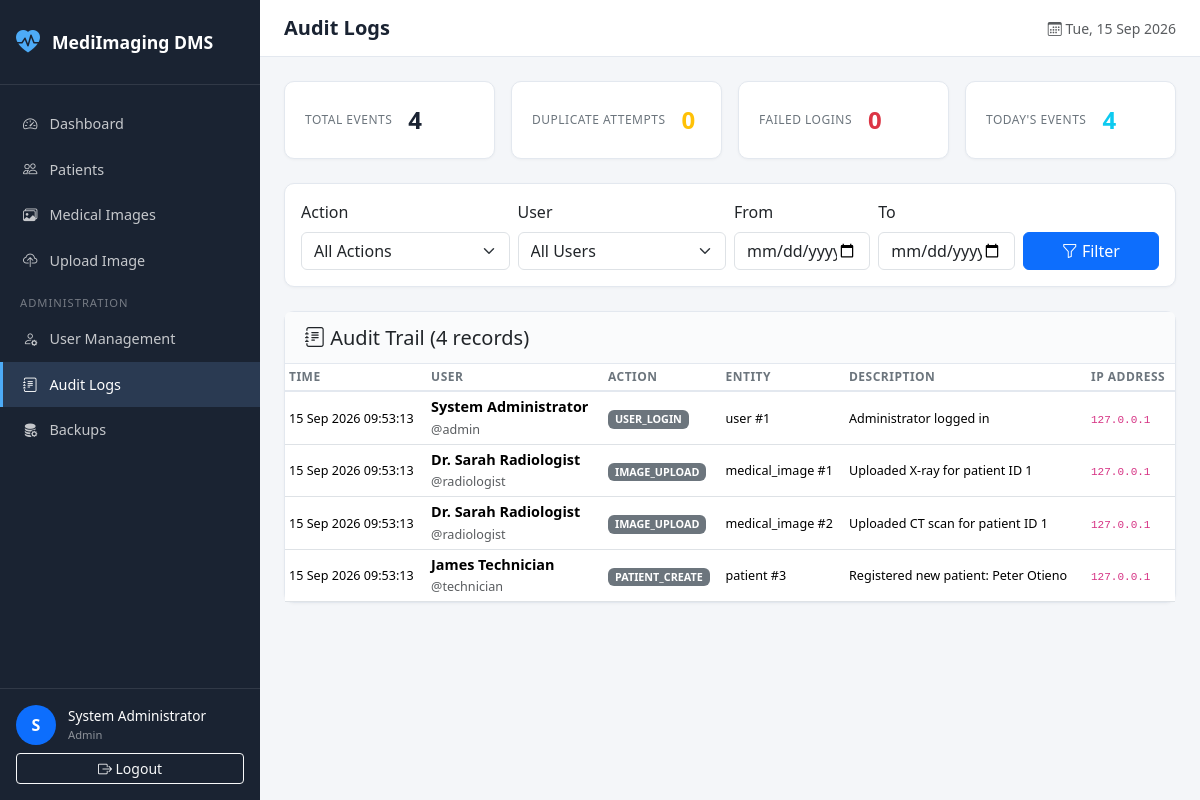
The app's page /index.php?page=audit (signed in) with its own data.
### tables this page shows
CREATE TABLE `users` (
  `user_id` INT UNSIGNED NOT NULL AUTO_INCREMENT,
  `full_name` VARCHAR(150) NOT NULL,
  `username` VARCHAR(50) NOT NULL,
  `email` VARCHAR(150) NOT NULL,
  `phone` VARCHAR(20) DEFAULT NULL,
  `password_hash` VARCHAR(255) NOT NULL,
  `role_id` INT UNSIGNED NOT NULL,
  `account_status` ENUM('active','disabled','locked') NOT NULL DEFAULT 'active',
  `failed_login_attempts` TINYINT UNSIGNED NOT NULL DEFAULT 0,
  `last_login` DATETIME DEFAULT NULL,
  `created_at` TIMESTAMP NOT NULL DEFAULT CURRENT_TIMESTAMP,
  `updated_at` TIMESTAMP NOT NULL DEFAULT CURRENT_TIMESTAMP ON UPDATE CURRENT_TIMESTAMP,
  PRIMARY KEY (`user_id`),
  UNIQUE KEY `uk_username` (`username`),
  UNIQUE KEY `uk_email` (`email`),
  KEY `idx_role_id` (`role_id`),
  KEY `idx_account_status` (`account_status`),
  CONSTRAINT `fk_users_role` FOREIGN KEY (`role_id`) 
    REFERENCES `roles` (`role_id`) ON UPDATE CASCADE ON DELETE RESTRICT
);

CREATE TABLE `audit_logs` (
  `log_id` BIGINT UNSIGNED NOT NULL AUTO_INCREMENT,
  `user_id` INT UNSIGNED DEFAULT NULL,
  `action` VARCHAR(80) NOT NULL,
  `entity_type` VARCHAR(50) DEFAULT NULL,
  `entity_id` INT UNSIGNED DEFAULT NULL,
  `description` TEXT DEFAULT NULL,
  `ip_address` VARCHAR(45) DEFAULT NULL,
  `user_agent` VARCHAR(255) DEFAULT NULL,
  `created_at` TIMESTAMP NOT NULL DEFAULT CURRENT_TIMESTAMP,
  PRIMARY KEY (`log_id`),
  KEY `idx_user_id` (`user_id`),
  KEY `idx_action` (`action`),
  KEY `idx_entity` (`entity_type`, `entity_id`),
  KEY `idx_created_at` (`created_at`),
  CONSTRAINT `fk_audit_user` FOREIGN KEY (`user_id`) 
    REFERENCES `users` (`user_id`) ON UPDATE CASCADE ON DELETE SET NULL
);

### controllers/AuditController.php (called while the page is built, shortened)
<?php
class AuditController
{
    public function index(): void
    {
        $filters = [
            'action' => $_GET['action'] ?? '',
            'user_id' => $_GET['user_id'] ?? '',
            'date_from' => $_GET['date_from'] ?? '',
            'date_to' => $_GET['date_to'] ?? '',
        ];
        $logs = AuditLog::getRecent(100, $filters);
        $stats = AuditLog::getStats();
        require APP_ROOT . '/views/audit/index.php';
    }
}

### core/Auth.php (called while the page is built, shortened)
<?php
class Auth
{
    private static ?array $user = null;
    public static function check(): bool
    {
        return isset($_SESSION['user_id']);
    }
    public static function user(): ?array
    {
        if (self::$user === null && self::check()) {
            $db = Database::getInstance();
            $stmt = $db->prepare("
                SELECT u.*, r.role_name
                FROM users u
                INNER JOIN roles r ON u.role_id = r.role_id
                WHERE u.user_id = ?
                LIMIT 1
            ");
            $stmt->execute([$_SESSION['user_id']]);
            self::$user = $stmt->fetch() ?: null;
        }
        return self::$user;
    }
    public static function role(): ?string
    {
        return $_SESSION['role'] ?? null;
    }
    public static function isRole(string ...$roles): bool
    {
        return in_array(self::role(), $roles, true);
    }
    public static function hasPermission(string $permission): bool
    {
        $permissions = [
            ROLE_ADMIN => [
                'manage_users', 'view_audit', 'perform_backup',
                'register_patient', 'edit_patient', 'view_patient',
                'upload_image', 'view_image', 'archive_image', 'search_records'
            ],
            ROLE_HEAD_NURSE => [
                'manage_nurses', 'assign_nurse_doctor', 'assign_nurse_patient',
                'manage_shifts', 'view_nursing_reports', 'view_department_audit',
                'view_patient', 'view_image', 'search_records'
            ],
            ROLE_RADIOLOGIST => [
                'view_patient', 'upload_image', 'view_image',
                'archive_image', 'search_records'
            ],
            ROLE_TECHNICIAN => [
                'register_patient', 'view_patient', 'upload_image',
                'view_image', 'search_records'
            ],
            ROLE_DOCTOR => [
                'view_patient', 'view_image', 'search_records'
            ],
            ROLE_RECORDS => [
                'register_patient', 'edit_patient', 'view_patient',
                'view_image', 'search_records'
            ],
        ];
        $role = self::role();
        return in_array($permission, $permissions[$role] ?? [], true);
    }
}

### core/Database.php (called while the page is built, shortened)
<?php
class Database
{
    private static ?PDO $instance = null;
    public static function getInstance(): PDO
    {
        if (self::$instance === null) {
            $config = require APP_ROOT . '/config/database.php';
            $dsn = sprintf(
                'mysql:host=%s;port=%d;dbname=%s;charset=%s',
                $config['host'],
                $config['port'],
                $config['database'],
                $config['charset']
            );
            try {
                self::$instance = new PDO(
                    $dsn,
                    $config['username'],
                    $config['password'],
                    $config['options']
                );
            } catch (PDOException $e) {
                error_log('Database connection failed: ' . $e->getMessage());
                if (defined('APP_ENV') && APP_ENV === 'development') {
                    die('Database connection failed: ' . $e->getMessage());
                }
                die('A system error occurred. Please try again later.');
            }
        }
        return self::$instance;
    }
}

### models/BaseModel.php (called while the page is built, shortened)
<?php
abstract class BaseModel
{
    protected static function db(): PDO
    {
        return Database::getInstance();
    }
}

### models/AuditLog.php (called while the page is built, shortened)
<?php
class AuditLog extends BaseModel
{
    public static function getRecent(int $limit = 50, array $filters = []): array
    {
        $sql = "SELECT al.*, u.full_name as user_name, u.username
                FROM audit_logs al
                LEFT JOIN users u ON al.user_id = u.user_id
                WHERE 1=1";
        $params = [];
        $sql .= " ORDER BY al.created_at DESC LIMIT " . (int) $limit;
        $stmt = self::db()->prepare($sql);
        $stmt->execute($params);
        return $stmt->fetchAll();
    }
    public static function getStats(): array
    {
        $sql = "SELECT
                    COUNT(*) as total,
                    SUM(CASE WHEN action = 'IMAGE_DUPLICATE_ATTEMPT' THEN 1 ELSE 0 END) as duplicate_attempts,
                    SUM(CASE WHEN action = 'USER_LOGIN_FAILED' THEN 1 ELSE 0 END) as failed_logins,
                    SUM(CASE WHEN DATE(created_at) = CURDATE() THEN 1 ELSE 0 END) as today_events
                FROM audit_logs";
        return self::db()->query($sql)->fetch();
    }
}

### config/database.php (called while the page is built)
<?php
return [
    'host'     => 'localhost',
    'port'     => 3306,
    'database' => 'medical_imaging_db',
    'username' => 'root',
    'password' => '',
    'charset'  => 'utf8mb4',
    'options'  => [
        PDO::ATTR_ERRMODE            => PDO::ERRMODE_EXCEPTION,
        PDO::ATTR_DEFAULT_FETCH_MODE => PDO::FETCH_ASSOC,
        PDO::ATTR_EMULATE_PREPARES   => false,
        PDO::ATTR_STRINGIFY_FETCHES  => false,
    ],
];

### views/audit/index.php (the view, shortened to what this page needs)
<?php
require APP_ROOT . '/views/layouts/main.php';
?>
<div class="row g-3 mb-4">
    <div class="col-md-3">
        <div class="stat-card">
            <span class="stat-label">Total Events</span>
            <span class="stat-value"><?= number_format($stats['total'] ?? 0) ?></span>
        </div>
    </div>
    <div class="col-md-3">
        <div class="stat-card">
            <span class="stat-label">Duplicate Attempts</span>
            <span class="stat-value text-warning"><?= $stats['duplicate_attempts'] ?? 0 ?></span>
        </div>
    </div>
    <div class="col-md-3">
        <div class="stat-card">
            <span class="stat-label">Failed Logins</span>
            <span class="stat-value text-danger"><?= $stats['failed_logins'] ?? 0 ?></span>
        </div>
    </div>
    <div class="col-md-3">
        <div class="stat-card">
            <span class="stat-label">Today's Events</span>
            <span class="stat-value text-info"><?= $stats['today_events'] ?? 0 ?></span>
        </div>
    </div>
</div>
<div class="card mb-4">
    <div class="card-body">
        <form method="GET" class="row g-2 align-items-end">
            <div class="col-md-3">
                <label class="form-label">Action</label>
                <select name="action" class="form-select">
                    <option value="">All Actions</option>
                </select>
            </div>
            <div class="col-md-3">
                <label class="form-label">User</label>
                <select name="user_id" class="form-select">
                    <option value="">All Users</option>
                </select>
            </div>
            <div class="col-md-2">
                <label class="form-label">From</label>
                <input type="date" name="date_from" class="form-control" value="<?= htmlspecialchars($filters['date_from'] ?? '') ?>">
            </div>
            <div class="col-md-2">
                <label class="form-label">To</label>
                <input type="date" name="date_to" class="form-control" value="<?= htmlspecialchars($filters['date_to'] ?? '') ?>">
            </div>
            <div class="col-md-2">
                <button type="submit" class="btn btn-primary w-100">
                    <i class="bi bi-funnel"></i> Filter
                </button>
            </div>
        </form>
    </div>
</div>
<div class="card">
    <div class="card-header">
        <h5 class="mb-0"><i class="bi bi-journal-text"></i> Audit Trail (<?= count($logs) ?> records)</h5>
    </div>
    <div class="card-body p-0">
        <?php if (empty($logs)): ?>
            <div class="empty-state">
                <i class="bi bi-journal"></i>
                <h5>No audit records found</h5>
            </div>
        <?php else: ?>
            <div class="table-responsive">
                <table class="table table-hover table-sm mb-0">
                    <thead>
                        <tr>
                            <th>Time</th>
                            <th>User</th>
                            <th>Action</th>
                            <th>Entity</th>
                            <th>Description</th>
                            <th>IP Address</th>
                        </tr>
                    </thead>
                    <tbody>
                        <?php foreach ($logs as $log): ?>
                            <tr>
                                <td><small><?= date('d M Y H:i:s', strtotime($log['created_at'])) ?></small></td>
                                <td>
                                    <?php if ($log['user_name']): ?>
                                        <strong><?= htmlspecialchars($log['user_name']) ?></strong><br>
                                        <small class="text-muted">@<?= htmlspecialchars($log['username'] ?? '') ?></small>
                                    <?php else: ?>
                                        <span class="text-muted">System</span>
                                    <?php endif; ?>
                                </td>
                                <td>
                                    <span class="badge bg-<?= str_contains($log['action'], 'FAILED') || str_contains($log['action'], 'DUPLICATE') ? 'warning' : 'secondary' ?>">
                                        <?= htmlspecialchars($log['action']) ?>
                                    </span>
                                </td>
                                <td>
                                    <?php if ($log['entity_type']): ?>
                                        <small><?= htmlspecialchars($log['entity_type']) ?> #<?= $log['entity_id'] ?></small>
                                    <?php else: ?>
                                        -
                                    <?php endif; ?>
                                </td>
                                <td><small><?= htmlspecialchars($log['description'] ?? '') ?></small></td>
                                <td><small><code><?= htmlspecialchars($log['ip_address'] ?? '-') ?></code></small></td>
                            </tr>
                        <?php endforeach; ?>
                    </tbody>
                </table>
            </div>
        <?php endif; ?>
    </div>
</div>
<?php require APP_ROOT . '/views/layouts/footer.php'; ?>

### views/layouts/sidebar.php (shortened to what this page needs)
<aside class="sidebar" id="sidebar">
    <div class="sidebar-brand">
        <i class="bi bi-heart-pulse-fill"></i>
        <span><?= APP_NAME ?></span>
    </div>
    <nav class="sidebar-nav">
        <a href="<?= BASE_URL ?>/index.php?page=dashboard"
           class="nav-link <?= ($currentPage ?? '') === 'dashboard' ? 'active' : '' ?>">
            <i class="bi bi-speedometer2"></i>
            <span>Dashboard</span>
        </a>
        <?php if (Auth::hasPermission('view_patient')): ?>
        <a href="<?= BASE_URL ?>/index.php?page=patients"
           class="nav-link <?= ($currentPage ?? '') === 'patients' ? 'active' : '' ?>">
            <i class="bi bi-people"></i>
            <span>Patients</span>
        </a>
        <?php endif; ?>
        <?php if (Auth::hasPermission('view_image')): ?>
        <a href="<?= BASE_URL ?>/index.php?page=imaging"
           class="nav-link <?= ($currentPage ?? '') === 'imaging' ? 'active' : '' ?>">
            <i class="bi bi-images"></i>
            <span>Medical Images</span>
        </a>
        <?php endif; ?>
        <?php if (Auth::hasPermission('upload_image')): ?>
        <a href="<?= BASE_URL ?>/index.php?page=imaging&action=upload"
           class="nav-link <?= ($currentPage ?? '') === 'imaging' && ($currentAction ?? '') === 'upload' ? 'active' : '' ?>">
            <i class="bi bi-cloud-upload"></i>
            <span>Upload Image</span>
        </a>
        <?php endif; ?>
        <?php if (Auth::isRole(ROLE_ADMIN)): ?>
        <div class="sidebar-divider">Administration</div>
        <a href="<?= BASE_URL ?>/index.php?page=users"
           class="nav-link <?= ($currentPage ?? '') === 'users' ? 'active' : '' ?>">
            <i class="bi bi-person-gear"></i>
            <span>User Management</span>
        </a>
        <a href="<?= BASE_URL ?>/index.php?page=audit"
           class="nav-link <?= ($currentPage ?? '') === 'audit' ? 'active' : '' ?>">
            <i class="bi bi-journal-text"></i>
            <span>Audit Logs</span>
        </a>
        <a href="<?= BASE_URL ?>/index.php?page=backups"
           class="nav-link <?= ($currentPage ?? '') === 'backups' ? 'active' : '' ?>">
            <i class="bi bi-database-fill-gear"></i>
            <span>Backups</span>
        </a>
        <?php endif; ?>
    </nav>
    <div class="sidebar-footer">
        <div class="user-info">
            <div class="user-avatar">
                <?= strtoupper(substr(Auth::user()['full_name'] ?? 'U', 0, 1)) ?>
            </div>
            <div class="user-details">
                <span class="user-name"><?= htmlspecialchars(Auth::user()['full_name'] ?? 'User') ?></span>
                <span class="user-role"><?= htmlspecialchars(ucfirst(str_replace('_', ' ', Auth::role() ?? ''))) ?></span>
            </div>
        </div>
        <a href="<?= BASE_URL ?>/logout.php" class="btn btn-outline-light btn-sm w-100 mt-2">
            <i class="bi bi-box-arrow-right"></i> Logout
        </a>
    </div>
</aside>

### records on screen
users: full_name "S", full_name "System Administrator"
audit_logs: created_at "15 Sep 2026 09:53:13", user.full_name "System Administrator", user.username "admin", action "USER_LOGIN", entity_type "user", entity "1", description "Administrator logged in", ip_address "127.0.0.1"
audit_logs: created_at "15 Sep 2026 09:53:13", user.full_name "Dr. Sarah Radiologist", user.username "radiologist", action "IMAGE_UPLOAD", entity_type "medical_image", entity "1", description "Uploaded X-ray for patient ID 1", ip_address "127.0.0.1"
audit_logs: created_at "15 Sep 2026 09:53:13", user.full_name "Dr. Sarah Radiologist", user.username "radiologist", action "IMAGE_UPLOAD", entity_type "medical_image", entity "2", description "Uploaded CT scan for patient ID 1", ip_address "127.0.0.1"
audit_logs: created_at "15 Sep 2026 09:53:13", user.full_name "James Technician", user.username "technician", action "PATIENT_CREATE", entity_type "patient", entity "3", description "Registered new patient: Peter Otieno", ip_address "127.0.0.1"

### other values on screen
APP_NAME "MediImaging DMS"
str_replace('_', ' ', Auth::role() ?? '') "Admin"
$pageTitle "Audit Logs"
$stats['total'] "4"
$stats['duplicate_attempts'] "0"
$stats['failed_logins'] "0"
$stats['today_events'] "4"
count($logs) "4"
